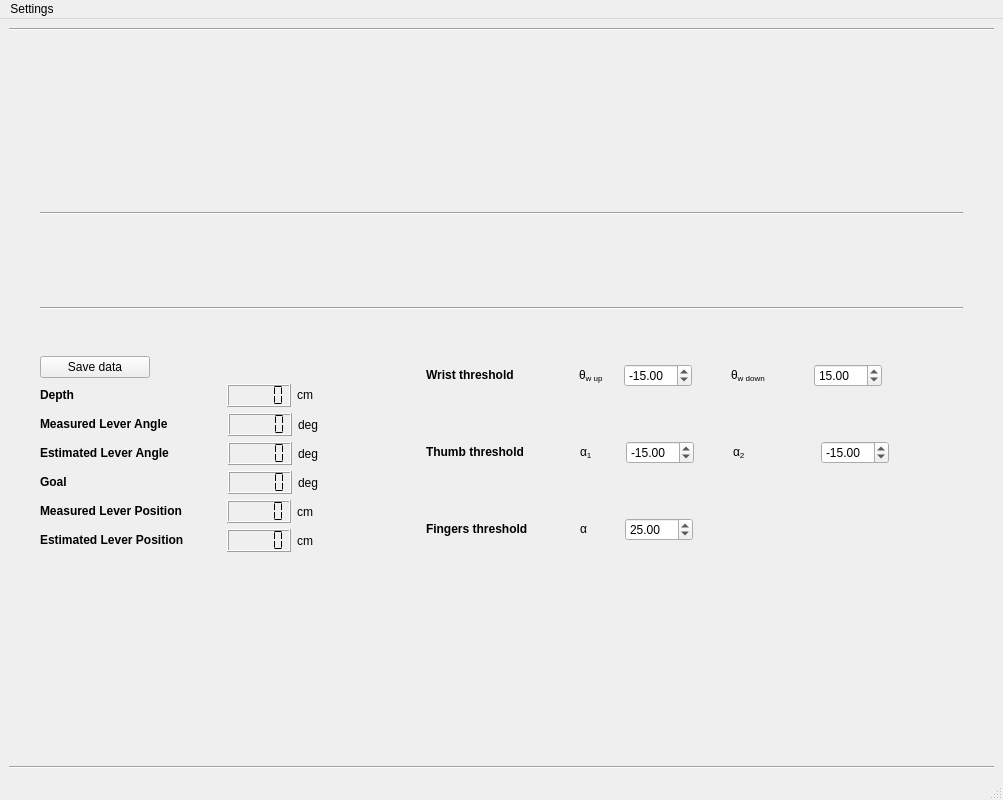
<?xml version="1.0" encoding="UTF-8"?>
<ui version="4.0">
 <class>MainWindow</class>
 <widget class="QMainWindow" name="MainWindow">
  <property name="geometry">
   <rect>
    <x>0</x>
    <y>0</y>
    <width>1003</width>
    <height>800</height>
   </rect>
  </property>
  <property name="minimumSize">
   <size>
    <width>0</width>
    <height>0</height>
   </size>
  </property>
  <property name="windowTitle">
   <string>MainWindow</string>
  </property>
  <widget class="QWidget" name="centralwidget">
   <layout class="QGridLayout" name="gridLayout_2">
    <item row="0" column="0">
     <layout class="QGridLayout" name="gridLayout">
      <item row="5" column="1">
       <spacer name="verticalSpacer">
        <property name="orientation">
         <enum>Qt::Vertical</enum>
        </property>
        <property name="sizeType">
         <enum>QSizePolicy::Expanding</enum>
        </property>
        <property name="sizeHint" stdset="0">
         <size>
          <width>20</width>
          <height>40</height>
         </size>
        </property>
       </spacer>
      </item>
      <item row="3" column="0">
       <spacer name="horizontalSpacer_2">
        <property name="orientation">
         <enum>Qt::Horizontal</enum>
        </property>
        <property name="sizeType">
         <enum>QSizePolicy::Expanding</enum>
        </property>
        <property name="sizeHint" stdset="0">
         <size>
          <width>40</width>
          <height>20</height>
         </size>
        </property>
       </spacer>
      </item>
      <item row="6" column="0" colspan="3">
       <widget class="Line" name="line_2">
        <property name="orientation">
         <enum>Qt::Horizontal</enum>
        </property>
       </widget>
      </item>
      <item row="3" column="2">
       <spacer name="horizontalSpacer">
        <property name="orientation">
         <enum>Qt::Horizontal</enum>
        </property>
        <property name="sizeType">
         <enum>QSizePolicy::Expanding</enum>
        </property>
        <property name="sizeHint" stdset="0">
         <size>
          <width>40</width>
          <height>20</height>
         </size>
        </property>
       </spacer>
      </item>
      <item row="3" column="1">
       <layout class="QVBoxLayout" name="verticalLayout_2">
        <item>
         <layout class="QHBoxLayout" name="horizontalLayout_3">
          <property name="topMargin">
           <number>0</number>
          </property>
          <item>
           <widget class="GestureImage" name="gestureImage0" native="true"/>
          </item>
          <item>
           <widget class="GestureImage" name="gestureImage1" native="true"/>
          </item>
          <item>
           <widget class="GestureImage" name="gestureImage2" native="true"/>
          </item>
          <item>
           <widget class="GestureImage" name="gestureImage3" native="true"/>
          </item>
          <item>
           <widget class="GestureImage" name="gestureImage4" native="true"/>
          </item>
          <item>
           <widget class="GestureImage" name="gestureImage5" native="true"/>
          </item>
          <item>
           <widget class="GestureImage" name="gestureImage6" native="true"/>
          </item>
          <item>
           <widget class="GestureImage" name="gestureImage7" native="true"/>
          </item>
         </layout>
        </item>
        <item>
         <widget class="Line" name="line_3">
          <property name="orientation">
           <enum>Qt::Horizontal</enum>
          </property>
         </widget>
        </item>
        <item>
         <layout class="QHBoxLayout" name="horizontalLayout">
          <item>
           <layout class="QVBoxLayout" name="verticalLayout">
            <item>
             <spacer name="verticalSpacer_2">
              <property name="orientation">
               <enum>Qt::Vertical</enum>
              </property>
              <property name="sizeType">
               <enum>QSizePolicy::Expanding</enum>
              </property>
              <property name="sizeHint" stdset="0">
               <size>
                <width>20</width>
                <height>40</height>
               </size>
              </property>
             </spacer>
            </item>
            <item>
             <widget class="SkeletonWidget" name="skeletonWidget" native="true"/>
            </item>
            <item>
             <spacer name="verticalSpacer_4">
              <property name="orientation">
               <enum>Qt::Vertical</enum>
              </property>
              <property name="sizeType">
               <enum>QSizePolicy::Expanding</enum>
              </property>
              <property name="sizeHint" stdset="0">
               <size>
                <width>20</width>
                <height>40</height>
               </size>
              </property>
             </spacer>
            </item>
           </layout>
          </item>
          <item>
           <spacer name="horizontalSpacer_4">
            <property name="orientation">
             <enum>Qt::Horizontal</enum>
            </property>
            <property name="sizeType">
             <enum>QSizePolicy::Expanding</enum>
            </property>
            <property name="sizeHint" stdset="0">
             <size>
              <width>40</width>
              <height>20</height>
             </size>
            </property>
           </spacer>
          </item>
          <item>
           <widget class="Stream" name="videoStream" native="true"/>
          </item>
          <item>
           <spacer name="horizontalSpacer_5">
            <property name="orientation">
             <enum>Qt::Horizontal</enum>
            </property>
            <property name="sizeType">
             <enum>QSizePolicy::Expanding</enum>
            </property>
            <property name="sizeHint" stdset="0">
             <size>
              <width>40</width>
              <height>20</height>
             </size>
            </property>
           </spacer>
          </item>
         </layout>
        </item>
        <item>
         <widget class="Line" name="line_4">
          <property name="orientation">
           <enum>Qt::Horizontal</enum>
          </property>
         </widget>
        </item>
        <item>
         <layout class="QHBoxLayout" name="horizontalLayout_7">
          <item>
           <layout class="QVBoxLayout" name="verticalLayout_4" stretch="0,0,0,0,0,0,0,0,0">
            <property name="sizeConstraint">
             <enum>QLayout::SetDefaultConstraint</enum>
            </property>
            <item>
             <spacer name="verticalSpacer_5">
              <property name="orientation">
               <enum>Qt::Vertical</enum>
              </property>
              <property name="sizeHint" stdset="0">
               <size>
                <width>20</width>
                <height>40</height>
               </size>
              </property>
             </spacer>
            </item>
            <item>
             <layout class="QHBoxLayout" name="horizontalLayout_8">
              <item>
               <widget class="QPushButton" name="saveData">
                <property name="sizePolicy">
                 <sizepolicy hsizetype="Fixed" vsizetype="Fixed">
                  <horstretch>0</horstretch>
                  <verstretch>0</verstretch>
                 </sizepolicy>
                </property>
                <property name="minimumSize">
                 <size>
                  <width>110</width>
                  <height>0</height>
                 </size>
                </property>
                <property name="text">
                 <string>Save data</string>
                </property>
               </widget>
              </item>
              <item>
               <spacer name="horizontalSpacer_21">
                <property name="orientation">
                 <enum>Qt::Horizontal</enum>
                </property>
                <property name="sizeHint" stdset="0">
                 <size>
                  <width>40</width>
                  <height>20</height>
                 </size>
                </property>
               </spacer>
              </item>
             </layout>
            </item>
            <item>
             <layout class="QHBoxLayout" name="horizontalLayout_6">
              <item>
               <widget class="QLabel" name="label_6">
                <property name="text">
                 <string>&lt;html&gt;&lt;head/&gt;&lt;body&gt;&lt;p&gt;&lt;span style=&quot; font-weight:600;&quot;&gt;Depth&lt;/span&gt;&lt;/p&gt;&lt;/body&gt;&lt;/html&gt;</string>
                </property>
               </widget>
              </item>
              <item>
               <spacer name="horizontalSpacer_20">
                <property name="orientation">
                 <enum>Qt::Horizontal</enum>
                </property>
                <property name="sizeHint" stdset="0">
                 <size>
                  <width>40</width>
                  <height>20</height>
                 </size>
                </property>
               </spacer>
              </item>
              <item>
               <widget class="QLCDNumber" name="depthDisplay">
                <property name="frameShape">
                 <enum>QFrame::Box</enum>
                </property>
                <property name="frameShadow">
                 <enum>QFrame::Raised</enum>
                </property>
                <property name="segmentStyle">
                 <enum>QLCDNumber::Flat</enum>
                </property>
                <property name="value" stdset="0">
                 <double>0.000000000000000</double>
                </property>
               </widget>
              </item>
              <item>
               <widget class="QLabel" name="label_10">
                <property name="text">
                 <string>&lt;p&gt;cm&lt;/p&gt;</string>
                </property>
               </widget>
              </item>
              <item>
               <spacer name="horizontalSpacer_23">
                <property name="orientation">
                 <enum>Qt::Horizontal</enum>
                </property>
                <property name="sizeType">
                 <enum>QSizePolicy::Minimum</enum>
                </property>
                <property name="sizeHint" stdset="0">
                 <size>
                  <width>7</width>
                  <height>10</height>
                 </size>
                </property>
               </spacer>
              </item>
             </layout>
            </item>
            <item>
             <layout class="QHBoxLayout" name="horizontalLayout_9">
              <item>
               <widget class="QLabel" name="label_11">
                <property name="text">
                 <string>&lt;html&gt;&lt;head/&gt;&lt;body&gt;&lt;p&gt;&lt;span style=&quot; font-weight:600;&quot;&gt;Measured Lever Angle&lt;/span&gt;&lt;/p&gt;&lt;/body&gt;&lt;/html&gt;</string>
                </property>
               </widget>
              </item>
              <item>
               <spacer name="horizontalSpacer_22">
                <property name="orientation">
                 <enum>Qt::Horizontal</enum>
                </property>
                <property name="sizeHint" stdset="0">
                 <size>
                  <width>40</width>
                  <height>20</height>
                 </size>
                </property>
               </spacer>
              </item>
              <item>
               <widget class="QLCDNumber" name="measuredLeverAngle">
                <property name="frameShape">
                 <enum>QFrame::Box</enum>
                </property>
                <property name="frameShadow">
                 <enum>QFrame::Raised</enum>
                </property>
                <property name="segmentStyle">
                 <enum>QLCDNumber::Flat</enum>
                </property>
                <property name="value" stdset="0">
                 <double>0.000000000000000</double>
                </property>
               </widget>
              </item>
              <item>
               <widget class="QLabel" name="label_12">
                <property name="text">
                 <string>deg</string>
                </property>
               </widget>
              </item>
              <item>
               <spacer name="horizontalSpacer_28">
                <property name="orientation">
                 <enum>Qt::Horizontal</enum>
                </property>
                <property name="sizeType">
                 <enum>QSizePolicy::Minimum</enum>
                </property>
                <property name="sizeHint" stdset="0">
                 <size>
                  <width>1</width>
                  <height>20</height>
                 </size>
                </property>
               </spacer>
              </item>
             </layout>
            </item>
            <item>
             <layout class="QHBoxLayout" name="horizontalLayout_10">
              <item>
               <widget class="QLabel" name="label_13">
                <property name="text">
                 <string>&lt;html&gt;&lt;head/&gt;&lt;body&gt;&lt;p&gt;&lt;span style=&quot; font-weight:600;&quot;&gt;Estimated Lever Angle&lt;/span&gt;&lt;/p&gt;&lt;/body&gt;&lt;/html&gt;</string>
                </property>
               </widget>
              </item>
              <item>
               <spacer name="horizontalSpacer_24">
                <property name="orientation">
                 <enum>Qt::Horizontal</enum>
                </property>
                <property name="sizeHint" stdset="0">
                 <size>
                  <width>40</width>
                  <height>20</height>
                 </size>
                </property>
               </spacer>
              </item>
              <item>
               <widget class="QLCDNumber" name="estLeverAngle">
                <property name="segmentStyle">
                 <enum>QLCDNumber::Flat</enum>
                </property>
               </widget>
              </item>
              <item>
               <widget class="QLabel" name="label_14">
                <property name="text">
                 <string>deg</string>
                </property>
               </widget>
              </item>
              <item>
               <spacer name="horizontalSpacer_25">
                <property name="orientation">
                 <enum>Qt::Horizontal</enum>
                </property>
                <property name="sizeType">
                 <enum>QSizePolicy::Minimum</enum>
                </property>
                <property name="sizeHint" stdset="0">
                 <size>
                  <width>1</width>
                  <height>20</height>
                 </size>
                </property>
               </spacer>
              </item>
             </layout>
            </item>
            <item>
             <layout class="QHBoxLayout" name="horizontalLayout_12">
              <item>
               <widget class="QLabel" name="label_17">
                <property name="text">
                 <string>&lt;html&gt;&lt;head/&gt;&lt;body&gt;&lt;p&gt;&lt;span style=&quot; font-weight:600;&quot;&gt;Goal&lt;/span&gt;&lt;/p&gt;&lt;/body&gt;&lt;/html&gt;</string>
                </property>
               </widget>
              </item>
              <item>
               <spacer name="horizontalSpacer_30">
                <property name="orientation">
                 <enum>Qt::Horizontal</enum>
                </property>
                <property name="sizeHint" stdset="0">
                 <size>
                  <width>40</width>
                  <height>20</height>
                 </size>
                </property>
               </spacer>
              </item>
              <item>
               <widget class="QLCDNumber" name="goalDisplay">
                <property name="segmentStyle">
                 <enum>QLCDNumber::Flat</enum>
                </property>
               </widget>
              </item>
              <item>
               <widget class="QLabel" name="label_18">
                <property name="text">
                 <string>deg</string>
                </property>
               </widget>
              </item>
              <item>
               <spacer name="horizontalSpacer_31">
                <property name="orientation">
                 <enum>Qt::Horizontal</enum>
                </property>
                <property name="sizeType">
                 <enum>QSizePolicy::Minimum</enum>
                </property>
                <property name="sizeHint" stdset="0">
                 <size>
                  <width>1</width>
                  <height>20</height>
                 </size>
                </property>
               </spacer>
              </item>
             </layout>
            </item>
            <item>
             <layout class="QHBoxLayout" name="horizontalLayout_13">
              <item>
               <widget class="QLabel" name="label_19">
                <property name="text">
                 <string>&lt;html&gt;&lt;head/&gt;&lt;body&gt;&lt;p&gt;&lt;span style=&quot; font-weight:600;&quot;&gt;Measured Lever Position&lt;/span&gt;&lt;/p&gt;&lt;/body&gt;&lt;/html&gt;</string>
                </property>
               </widget>
              </item>
              <item>
               <spacer name="horizontalSpacer_32">
                <property name="orientation">
                 <enum>Qt::Horizontal</enum>
                </property>
                <property name="sizeHint" stdset="0">
                 <size>
                  <width>40</width>
                  <height>20</height>
                 </size>
                </property>
               </spacer>
              </item>
              <item>
               <widget class="QLCDNumber" name="measuredLeverPos">
                <property name="segmentStyle">
                 <enum>QLCDNumber::Flat</enum>
                </property>
               </widget>
              </item>
              <item>
               <widget class="QLabel" name="label_20">
                <property name="text">
                 <string>cm</string>
                </property>
               </widget>
              </item>
              <item>
               <spacer name="horizontalSpacer_33">
                <property name="orientation">
                 <enum>Qt::Horizontal</enum>
                </property>
                <property name="sizeType">
                 <enum>QSizePolicy::Minimum</enum>
                </property>
                <property name="sizeHint" stdset="0">
                 <size>
                  <width>7</width>
                  <height>20</height>
                 </size>
                </property>
               </spacer>
              </item>
             </layout>
            </item>
            <item>
             <layout class="QHBoxLayout" name="horizontalLayout_11">
              <item>
               <widget class="QLabel" name="label_15">
                <property name="text">
                 <string>&lt;html&gt;&lt;head/&gt;&lt;body&gt;&lt;p&gt;&lt;span style=&quot; font-weight:600;&quot;&gt;Estimated Lever Position&lt;/span&gt;&lt;/p&gt;&lt;/body&gt;&lt;/html&gt;</string>
                </property>
               </widget>
              </item>
              <item>
               <spacer name="horizontalSpacer_26">
                <property name="orientation">
                 <enum>Qt::Horizontal</enum>
                </property>
                <property name="sizeHint" stdset="0">
                 <size>
                  <width>40</width>
                  <height>20</height>
                 </size>
                </property>
               </spacer>
              </item>
              <item>
               <widget class="QLCDNumber" name="estLeverPos">
                <property name="segmentStyle">
                 <enum>QLCDNumber::Flat</enum>
                </property>
               </widget>
              </item>
              <item>
               <widget class="QLabel" name="label_16">
                <property name="text">
                 <string>cm</string>
                </property>
               </widget>
              </item>
              <item>
               <spacer name="horizontalSpacer_27">
                <property name="orientation">
                 <enum>Qt::Horizontal</enum>
                </property>
                <property name="sizeType">
                 <enum>QSizePolicy::Minimum</enum>
                </property>
                <property name="sizeHint" stdset="0">
                 <size>
                  <width>7</width>
                  <height>20</height>
                 </size>
                </property>
               </spacer>
              </item>
             </layout>
            </item>
            <item>
             <spacer name="verticalSpacer_6">
              <property name="orientation">
               <enum>Qt::Vertical</enum>
              </property>
              <property name="sizeHint" stdset="0">
               <size>
                <width>20</width>
                <height>40</height>
               </size>
              </property>
             </spacer>
            </item>
           </layout>
          </item>
          <item>
           <spacer name="horizontalSpacer_29">
            <property name="orientation">
             <enum>Qt::Horizontal</enum>
            </property>
            <property name="sizeHint" stdset="0">
             <size>
              <width>40</width>
              <height>20</height>
             </size>
            </property>
           </spacer>
          </item>
          <item>
           <layout class="QVBoxLayout" name="verticalLayout_5">
            <item>
             <spacer name="verticalSpacer_7">
              <property name="orientation">
               <enum>Qt::Vertical</enum>
              </property>
              <property name="sizeHint" stdset="0">
               <size>
                <width>20</width>
                <height>40</height>
               </size>
              </property>
             </spacer>
            </item>
            <item>
             <widget class="GestureImage" name="leverStatusImg" native="true"/>
            </item>
            <item>
             <spacer name="verticalSpacer_8">
              <property name="orientation">
               <enum>Qt::Vertical</enum>
              </property>
              <property name="sizeHint" stdset="0">
               <size>
                <width>20</width>
                <height>40</height>
               </size>
              </property>
             </spacer>
            </item>
           </layout>
          </item>
          <item>
           <spacer name="horizontalSpacer_18">
            <property name="orientation">
             <enum>Qt::Horizontal</enum>
            </property>
            <property name="sizeHint" stdset="0">
             <size>
              <width>40</width>
              <height>20</height>
             </size>
            </property>
           </spacer>
          </item>
          <item>
           <layout class="QVBoxLayout" name="verticalLayout_3">
            <item>
             <layout class="QHBoxLayout" name="horizontalLayout_2">
              <item>
               <widget class="QLabel" name="label">
                <property name="text">
                 <string>&lt;html&gt;&lt;head/&gt;&lt;body&gt;&lt;p&gt;&lt;span style=&quot; font-weight:600;&quot;&gt;Wrist threshold&lt;/span&gt;&lt;/p&gt;&lt;/body&gt;&lt;/html&gt;</string>
                </property>
               </widget>
              </item>
              <item>
               <spacer name="horizontalSpacer_7">
                <property name="orientation">
                 <enum>Qt::Horizontal</enum>
                </property>
                <property name="sizeType">
                 <enum>QSizePolicy::Fixed</enum>
                </property>
                <property name="sizeHint" stdset="0">
                 <size>
                  <width>59</width>
                  <height>20</height>
                 </size>
                </property>
               </spacer>
              </item>
              <item>
               <widget class="QLabel" name="label_2">
                <property name="text">
                 <string>&lt;html&gt;&lt;head/&gt;&lt;body&gt;&lt;p&gt;θ&lt;span style=&quot; vertical-align:sub;&quot;&gt;w up&lt;/span&gt;&lt;/p&gt;&lt;/body&gt;&lt;/html&gt;</string>
                </property>
               </widget>
              </item>
              <item>
               <spacer name="horizontalSpacer_8">
                <property name="orientation">
                 <enum>Qt::Horizontal</enum>
                </property>
                <property name="sizeType">
                 <enum>QSizePolicy::Fixed</enum>
                </property>
                <property name="sizeHint" stdset="0">
                 <size>
                  <width>14</width>
                  <height>20</height>
                 </size>
                </property>
               </spacer>
              </item>
              <item>
               <widget class="QDoubleSpinBox" name="threshold_wristUp">
                <property name="sizePolicy">
                 <sizepolicy hsizetype="Fixed" vsizetype="Fixed">
                  <horstretch>0</horstretch>
                  <verstretch>0</verstretch>
                 </sizepolicy>
                </property>
                <property name="minimum">
                 <double>-180.000000000000000</double>
                </property>
                <property name="maximum">
                 <double>180.000000000000000</double>
                </property>
                <property name="value">
                 <double>-15.000000000000000</double>
                </property>
               </widget>
              </item>
              <item>
               <spacer name="horizontalSpacer_14">
                <property name="orientation">
                 <enum>Qt::Horizontal</enum>
                </property>
                <property name="sizeType">
                 <enum>QSizePolicy::Fixed</enum>
                </property>
                <property name="sizeHint" stdset="0">
                 <size>
                  <width>33</width>
                  <height>20</height>
                 </size>
                </property>
               </spacer>
              </item>
              <item>
               <widget class="QLabel" name="label_3">
                <property name="text">
                 <string>&lt;html&gt;&lt;head/&gt;&lt;body&gt;&lt;p&gt;θ&lt;span style=&quot; vertical-align:sub;&quot;&gt;w down&lt;/span&gt;&lt;/p&gt;&lt;/body&gt;&lt;/html&gt;</string>
                </property>
               </widget>
              </item>
              <item>
               <spacer name="horizontalSpacer_11">
                <property name="orientation">
                 <enum>Qt::Horizontal</enum>
                </property>
                <property name="sizeType">
                 <enum>QSizePolicy::Fixed</enum>
                </property>
                <property name="sizeHint" stdset="0">
                 <size>
                  <width>43</width>
                  <height>20</height>
                 </size>
                </property>
               </spacer>
              </item>
              <item>
               <widget class="QDoubleSpinBox" name="threshold_wristDown">
                <property name="sizePolicy">
                 <sizepolicy hsizetype="Fixed" vsizetype="Fixed">
                  <horstretch>0</horstretch>
                  <verstretch>0</verstretch>
                 </sizepolicy>
                </property>
                <property name="minimum">
                 <double>-180.000000000000000</double>
                </property>
                <property name="maximum">
                 <double>180.000000000000000</double>
                </property>
                <property name="value">
                 <double>15.000000000000000</double>
                </property>
               </widget>
              </item>
              <item>
               <spacer name="horizontalSpacer_12">
                <property name="orientation">
                 <enum>Qt::Horizontal</enum>
                </property>
                <property name="sizeHint" stdset="0">
                 <size>
                  <width>40</width>
                  <height>20</height>
                 </size>
                </property>
               </spacer>
              </item>
             </layout>
            </item>
            <item>
             <layout class="QHBoxLayout" name="horizontalLayout_5">
              <item>
               <widget class="QLabel" name="label_7">
                <property name="text">
                 <string>&lt;html&gt;&lt;head/&gt;&lt;body&gt;&lt;p&gt;&lt;span style=&quot; font-weight:600;&quot;&gt;Thumb threshold&lt;/span&gt;&lt;/p&gt;&lt;/body&gt;&lt;/html&gt;</string>
                </property>
               </widget>
              </item>
              <item>
               <spacer name="horizontalSpacer_3">
                <property name="orientation">
                 <enum>Qt::Horizontal</enum>
                </property>
                <property name="sizeType">
                 <enum>QSizePolicy::Fixed</enum>
                </property>
                <property name="sizeHint" stdset="0">
                 <size>
                  <width>50</width>
                  <height>20</height>
                 </size>
                </property>
               </spacer>
              </item>
              <item>
               <widget class="QLabel" name="label_8">
                <property name="text">
                 <string>&lt;html&gt;&lt;head/&gt;&lt;body&gt;&lt;p&gt;α&lt;span style=&quot; vertical-align:sub;&quot;&gt;1&lt;/span&gt;&lt;/p&gt;&lt;/body&gt;&lt;/html&gt;</string>
                </property>
               </widget>
              </item>
              <item>
               <spacer name="horizontalSpacer_10">
                <property name="orientation">
                 <enum>Qt::Horizontal</enum>
                </property>
                <property name="sizeType">
                 <enum>QSizePolicy::Fixed</enum>
                </property>
                <property name="sizeHint" stdset="0">
                 <size>
                  <width>27</width>
                  <height>20</height>
                 </size>
                </property>
               </spacer>
              </item>
              <item>
               <widget class="QDoubleSpinBox" name="threshold_thumbAng1">
                <property name="sizePolicy">
                 <sizepolicy hsizetype="Fixed" vsizetype="Fixed">
                  <horstretch>0</horstretch>
                  <verstretch>0</verstretch>
                 </sizepolicy>
                </property>
                <property name="minimum">
                 <double>-180.000000000000000</double>
                </property>
                <property name="maximum">
                 <double>180.000000000000000</double>
                </property>
                <property name="value">
                 <double>-15.000000000000000</double>
                </property>
               </widget>
              </item>
              <item>
               <spacer name="horizontalSpacer_16">
                <property name="orientation">
                 <enum>Qt::Horizontal</enum>
                </property>
                <property name="sizeType">
                 <enum>QSizePolicy::Fixed</enum>
                </property>
                <property name="sizeHint" stdset="0">
                 <size>
                  <width>33</width>
                  <height>20</height>
                 </size>
                </property>
               </spacer>
              </item>
              <item>
               <widget class="QLabel" name="label_9">
                <property name="text">
                 <string>&lt;html&gt;&lt;head/&gt;&lt;body&gt;&lt;p&gt;α&lt;span style=&quot; vertical-align:sub;&quot;&gt;2&lt;/span&gt;&lt;/p&gt;&lt;/body&gt;&lt;/html&gt;</string>
                </property>
               </widget>
              </item>
              <item>
               <spacer name="horizontalSpacer_13">
                <property name="orientation">
                 <enum>Qt::Horizontal</enum>
                </property>
                <property name="sizeType">
                 <enum>QSizePolicy::Fixed</enum>
                </property>
                <property name="sizeHint" stdset="0">
                 <size>
                  <width>69</width>
                  <height>20</height>
                 </size>
                </property>
               </spacer>
              </item>
              <item>
               <widget class="QDoubleSpinBox" name="threshold_thumbAng2">
                <property name="sizePolicy">
                 <sizepolicy hsizetype="Fixed" vsizetype="Fixed">
                  <horstretch>0</horstretch>
                  <verstretch>0</verstretch>
                 </sizepolicy>
                </property>
                <property name="minimum">
                 <double>-180.000000000000000</double>
                </property>
                <property name="maximum">
                 <double>180.000000000000000</double>
                </property>
                <property name="value">
                 <double>-15.000000000000000</double>
                </property>
               </widget>
              </item>
              <item>
               <spacer name="horizontalSpacer_17">
                <property name="orientation">
                 <enum>Qt::Horizontal</enum>
                </property>
                <property name="sizeHint" stdset="0">
                 <size>
                  <width>40</width>
                  <height>20</height>
                 </size>
                </property>
               </spacer>
              </item>
             </layout>
            </item>
            <item>
             <layout class="QHBoxLayout" name="horizontalLayout_4">
              <item>
               <widget class="QLabel" name="label_4">
                <property name="text">
                 <string>&lt;html&gt;&lt;head/&gt;&lt;body&gt;&lt;p&gt;&lt;span style=&quot; font-weight:600;&quot;&gt;Fingers threshold&lt;/span&gt;&lt;/p&gt;&lt;/body&gt;&lt;/html&gt;</string>
                </property>
               </widget>
              </item>
              <item>
               <spacer name="horizontalSpacer_6">
                <property name="orientation">
                 <enum>Qt::Horizontal</enum>
                </property>
                <property name="sizeType">
                 <enum>QSizePolicy::Fixed</enum>
                </property>
                <property name="sizeHint" stdset="0">
                 <size>
                  <width>46</width>
                  <height>20</height>
                 </size>
                </property>
               </spacer>
              </item>
              <item>
               <widget class="QLabel" name="label_5">
                <property name="text">
                 <string>&lt;html&gt;&lt;head/&gt;&lt;body&gt;&lt;p&gt;α&lt;/p&gt;&lt;/body&gt;&lt;/html&gt;</string>
                </property>
               </widget>
              </item>
              <item>
               <spacer name="horizontalSpacer_9">
                <property name="orientation">
                 <enum>Qt::Horizontal</enum>
                </property>
                <property name="sizeType">
                 <enum>QSizePolicy::Fixed</enum>
                </property>
                <property name="sizeHint" stdset="0">
                 <size>
                  <width>32</width>
                  <height>20</height>
                 </size>
                </property>
               </spacer>
              </item>
              <item>
               <widget class="QDoubleSpinBox" name="threshold_fingerAng1">
                <property name="sizePolicy">
                 <sizepolicy hsizetype="Fixed" vsizetype="Fixed">
                  <horstretch>0</horstretch>
                  <verstretch>0</verstretch>
                 </sizepolicy>
                </property>
                <property name="minimum">
                 <double>-180.000000000000000</double>
                </property>
                <property name="maximum">
                 <double>180.000000000000000</double>
                </property>
                <property name="value">
                 <double>25.000000000000000</double>
                </property>
               </widget>
              </item>
              <item>
               <spacer name="horizontalSpacer_15">
                <property name="orientation">
                 <enum>Qt::Horizontal</enum>
                </property>
                <property name="sizeType">
                 <enum>QSizePolicy::Expanding</enum>
                </property>
                <property name="sizeHint" stdset="0">
                 <size>
                  <width>226</width>
                  <height>20</height>
                 </size>
                </property>
               </spacer>
              </item>
             </layout>
            </item>
           </layout>
          </item>
          <item>
           <spacer name="horizontalSpacer_19">
            <property name="orientation">
             <enum>Qt::Horizontal</enum>
            </property>
            <property name="sizeHint" stdset="0">
             <size>
              <width>40</width>
              <height>20</height>
             </size>
            </property>
           </spacer>
          </item>
         </layout>
        </item>
       </layout>
      </item>
      <item row="0" column="0" colspan="3">
       <widget class="Line" name="line">
        <property name="orientation">
         <enum>Qt::Horizontal</enum>
        </property>
       </widget>
      </item>
      <item row="1" column="1">
       <spacer name="verticalSpacer_3">
        <property name="orientation">
         <enum>Qt::Vertical</enum>
        </property>
        <property name="sizeType">
         <enum>QSizePolicy::Expanding</enum>
        </property>
        <property name="sizeHint" stdset="0">
         <size>
          <width>20</width>
          <height>40</height>
         </size>
        </property>
       </spacer>
      </item>
     </layout>
    </item>
   </layout>
  </widget>
  <widget class="QMenuBar" name="menubar">
   <property name="geometry">
    <rect>
     <x>0</x>
     <y>0</y>
     <width>1003</width>
     <height>22</height>
    </rect>
   </property>
   <widget class="QMenu" name="menuSettings">
    <property name="title">
     <string>Settings</string>
    </property>
    <addaction name="actionPreferences"/>
   </widget>
   <addaction name="menuSettings"/>
  </widget>
  <widget class="QStatusBar" name="statusbar"/>
  <action name="actionFingers">
   <property name="text">
    <string>Fingers</string>
   </property>
  </action>
  <action name="actionThumb">
   <property name="text">
    <string>Thumb</string>
   </property>
  </action>
  <action name="actionWrist">
   <property name="text">
    <string>Wrist</string>
   </property>
  </action>
  <action name="actionPreferences">
   <property name="text">
    <string>Preferences</string>
   </property>
  </action>
 </widget>
 <customwidgets>
  <customwidget>
   <class>Stream</class>
   <extends>QWidget</extends>
   <header>Gui.StreamWidget</header>
   <container>1</container>
  </customwidget>
  <customwidget>
   <class>GestureImage</class>
   <extends>QWidget</extends>
   <header>Gui.GestureImageWidget</header>
   <container>1</container>
  </customwidget>
  <customwidget>
   <class>SkeletonWidget</class>
   <extends>QWidget</extends>
   <header>Gui.SkeletonWidget</header>
   <container>1</container>
  </customwidget>
 </customwidgets>
 <resources/>
 <connections/>
</ui>
